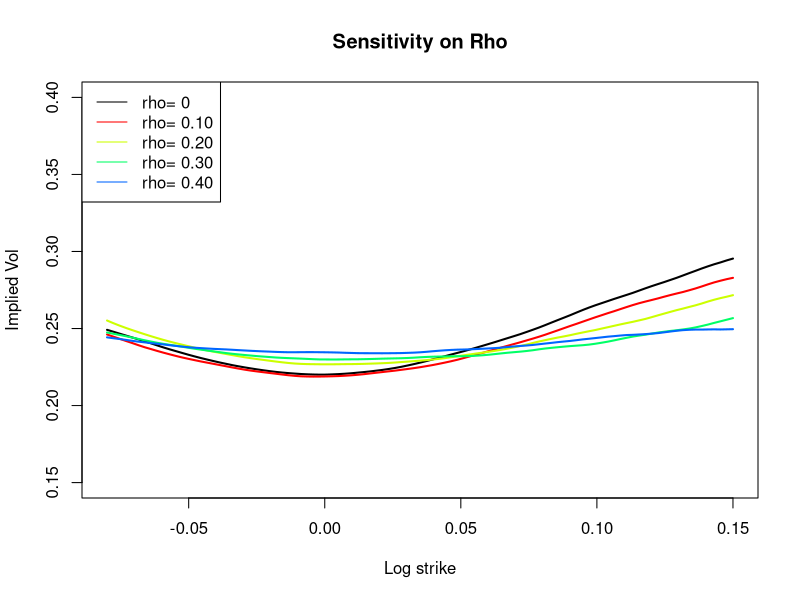

Generate this figure with R:
rm(list=ls())
library(MASS)
library(parallel)

bstar <- function(k, alpha){
  result <- ((k^(alpha+1) - (k-1)^(alpha+1)) / (alpha+1)) ^ (1/alpha)
  return(result)
}

BSImpliedVolCall <- function(S0, K, T, r, C)
{
  nK <- length(K);
  sigmaL <- rep(1e-10,nK);
  CL <- BSFormula(S0, K, T, r, sigmaL);
  sigmaH <- rep(10,nK);
  CH <- BSFormula(S0, K, T, r, sigmaH);
  while (mean(sigmaH - sigmaL) > 1e-10)
  {
    sigma <- (sigmaL + sigmaH)/2;
    CM <- BSFormula(S0, K, T, r, sigma);
    CL <- CL + (CM < C)*(CM-CL);
    sigmaL <- sigmaL + (CM < C)*(sigma-sigmaL);
    CH <- CH + (CM >= C)*(CM-CH);
    sigmaH <- sigmaH + (CM >= C)*(sigma-sigmaH);
  }
  return(sigma);
  
}

MyImpliedVolCall <- function(S0, K, T, r, C){
  sigmaL <- 1e-3
  sigmaH <- 10
  while(sigmaH-sigmaL > 1e-10){
    sigma <- (sigmaL + sigmaH)/2
    if(BSFormula(S0, K, T, r, sigma)==C) {break}
    else if(BSFormula(S0, K, T, r, sigma)>C) {sigmaH <- sigma}
    else{
      sigmaL <- sigma
    }
  }
  return(sigma)
}

BSFormula <- function(S0, K, T, r, sigma)
{
  x <- log(S0/K)+r*T;
  sig <- sigma*sqrt(T);
  d1 <- x/sig+sig/2;
  d2 <- d1 - sig;
  pv <- exp(-r*T);
  return( S0*pnorm(d1) - pv*K*pnorm(d2));
}

hybridScheme <- function(params){
  
  S0 <- params$S0
  xi <- params$xi
  eta <- params$eta
  alpha <- params$alpha
  rho <- params$rho
  
  #n = 100
  #kappa = 1
  covMatrix <- function(n, kappa){
    ### generate the covariance matrix
    ### @param n: the distance between two points is 1/n
    ### @param kappa: how many power low terms to include around zero
    
    sigma <- matrix(0, nrow=kappa+1, ncol=kappa+1)
    sigma[1,1] <- 1/n
    if(kappa==0){
      return (sigma)
    }
    else{
    for(j in 2:(kappa+1)){
      sigma[1, j] <- ((j-1)^(alpha+1)-(j-2)^(alpha+1)) / ((alpha+1)*n^(alpha+1))
      sigma[j, 1] <- ((j-1)^(alpha+1)-(j-2)^(alpha+1)) / ((alpha+1)*n^(alpha+1))
    }
    for(j in 2:(kappa+1)){
      for(k in 2:(kappa+1)){
        if(j==k){
          sigma[j,k] <- ((j-1)^(2*alpha+1)-(j-2)^(2*alpha+1)) / ((2*alpha+1)*n^(2*alpha+1))
        }
        else{
          #print(((j-1)(k-1))^(alpha+1) * f21hyper(1,2*(alpha+1),alpha+2,(k-1)/(k-j))) #- 
          #print(j)
          #print(k)
          #print((k-1)/(k-j))
          #print(hyperg_2F1(1,2*(alpha+1),alpha+2,(k-1)/(k-j)))
          #sigma[j,k] <- ((j-1)(k-1))^(alpha+1) * f21hyper(1,2*(alpha+1),alpha+2,(k-1)/(k-j)) #- 
          #               ((j-2)(k-2))^(alpha+1) * f21hyper(1,2*(alpha+1),alpha+2,(k-2)/(k-j))) /
          #               (j-k) * (alpha+1) * n^(2*alpha+1)  
          
        }
      }
    }
    #print(sigma)
    return(sigma)
    }
  }
  
  Simulation <- function(n, kappa, T, W, Z){
    #print(W)
    Gamma <- sapply(seq(1:floor(n*T)), function(x){(bstar(x, alpha)/n)^alpha}) 
    Gamma[1:kappa] <- 0
    Y2 <- convolve(Gamma, rev(W[,1]), type="open")[1:floor(n*T)]
    Y1 <- rep(0, floor(n*T))
    
    for(i in 1:floor(n*T)){
      Y1[i] <-0
      if (kappa!=0 ){
      for (k in 1:min(i,kappa)){
        Y1[i] = Y1[i] + W[i+1-k,k+1]
      }
      }
    }
    Y <- Y1+Y2 ## The simulated series of main interst
    v <- xi*exp(eta*sqrt(2*alpha+1)*Y - eta*eta/2*sapply(seq(1:floor(n*T)),function(x){(x/n)^(2*alpha+1)}))
    v <- c(xi, v[1:length(v)-1])
    S <- S0 * exp(sum(v^0.5*Z) - 1/2*sum(v)/n)
    return(S)
  }
  
  MC <- function(N, n, kappa, T){
    steps <- floor(n*T)
    W <- mvrnorm(steps*N, mu=rep(0, kappa+1), Sigma=covMatrix(n, kappa))
    Wperp <- rnorm(steps*N, sd=sqrt(1/n))
    Z <- rho * W[,1] + sqrt(1-rho*rho)*Wperp
    return(sapply(seq(1:N), function(loopNum){Simulation(n, kappa, T, W[(1+(loopNum-1)*steps):(loopNum*steps),],Z[(1+(loopNum-1)*steps):(loopNum*steps)])}))
  }
  return(MC)
}

impvol <- function(k, st, T){
  payoff <- (st > exp(k)) * (st - exp(k))
  return(BSImpliedVolCall(1, exp(k), T, 0, mean(payoff)))
}




params <- list(S0=1, xi=0.235^2, eta=1.9, alpha=-0.43, rho=-0.9)
T <- 0.041
n <- 1000 # step length is 1/n
paths <- 1e4
set.seed(9081)
finalPrices <- hybridScheme(params)(paths, n, 1, T)
summary(finalPrices)



vol <- function(k, finalP){sapply(k, function(x){impvol(x, finalP, T)})}
payoff <- function(k, finalP){sapply(k, function(x){mean((finalP > exp(x)) * (finalP - exp(x)))})}


# 
# # param2<- list(S0=1, xi=0.7, eta=1.9, alpha= -0.43, rho= -0.9)
# finalPrices2<- hybridScheme(params)(paths, n, 0, T)
# 
# save(finalPrices, file='finalPT1kappa1.rData')
# save(finalPrices2,file ='finalPT1kappa0.rData')
# 
# 
# curve(vol(x, finalPrices), from=-0.3, to=0.2, col='blue',
#       xlab="Log strike", ylab="Implied Vol", ylim= c(0, 0.55))
# curve(vol(x, finalPrices2),from=-0.18, to=0.08, add=TRUE, col='red')
# legend('topright', legend= c('kappa= 0', 'kappa= 1'), col= c('red', 'blue'), lty=1)
# title(main = 'T=1')
# 
# 

# 
# k<-5
# clr<- rainbow(k)
# finalP<- list()
# 
# 
# for (i in 1:k){
#   
#   param<- params
#   param$xi<- param$xi+0.01*i
#   print(i)
#   
#   finalP[[i]]<- hybridScheme(param)(paths, n,1,T)
# }
# save(finalP, file='finalP_xi.rData')
# 
# curve(vol(x, finalPrices), from=-0.15, to=0.15, col='black',
#       xlab="Log strike", ylab="Implied Vol", ylim= c(0.1, 0.55) ,lwd=2)
# 
# for (i in 1:k){
#   curve(vol(x, finalP[[i]]),from=-0.15, to=0.15, add=TRUE, col=clr[i], lwd=2)
# }
# 
# 
# 
# legend( 'topright',
#         legend=c ('xi= 0.235^2', 
#                   'xi= 0.235^2+ 0.01',
#                   'xi= 0.235^2+ 0.02',
#                   'xi= 0.235^2+ 0.03',
#                   'xi= 0.235^2+ 0.04',
#                   'xi= 0.235^2+ 0.05'), 
#         col = c('black', clr), lty=1)
# 
# 
# title( 'Sensitivity on Xi')




# 
# k<-3
# clr<- rainbow(k)
# finalP<- list()
# 
# 
# for (i in 1:k){
#   
#   param<- params
#   param$eta<- param$eta+0.3*i
#   print(i)
#   
#   finalP[[i]]<- hybridScheme(param)(paths, n,1,T)
# }
# save(finalP, file='finalP_eta.rData')
# 
# curve(vol(x, finalPrices), from=-0.15, to=0.15, col='black',
#       xlab="Log strike", ylab="Implied Vol", ylim= c(0.1, 0.55) ,lwd=2)
# 
# for (i in 1:k){
#   curve(vol(x, finalP[[i]]),from=-0.15, to=0.15, add=TRUE, col=clr[i], lwd=2)
# }
# 
# 
# 
# legend( 'topright',
#         legend=c ('eta= 1.9', 
#                   'eta= 2.2',
#                   'eta= 2.5',
#                   'eta= 2.8'), 
#         col = c('black', clr), lty=1)
# 
# 
# title( 'Sensitivity on Eta')
# 
# 
# 
# 
# 
# 
# 
# k<-4
# clr<- rainbow(k)
# finalP<- list()
# 
# 
# for (i in 1:k){
#   
#   param<- params
#   param$alpha<- param$alpha+0.02*i
#   print(i)
#   
#   finalP[[i]]<- hybridScheme(param)(paths, n,1,T)
# }
# save(finalP, file='finalP_alpha.rData')
# 
# curve(vol(x, finalPrices), from=-0.15, to=0.1, col='black',
#       xlab="Log strike", ylab="Implied Vol", ylim= c(0.1, 0.55) ,lwd=2)
# 
# for (i in 1:k){
#   curve(vol(x, finalP[[i]]),from=-0.18, to=0.1, add=TRUE, col=clr[i], lwd=2)
# }
# 
# 
# 
# legend( 'topright',
#         legend=c ('alpha= -0.43', 
#                   'alpha= -0.41',
#                   'alpha= -0.39',
#                   'alpha= -0.37',
#                   'alpha= -0.35'), 
#         col = c('black', clr), lty=1)
# 
# 
# title( 'Sensitivity on Alpha')









# 
# k<-4
# clr<- rainbow(k)
# finalP<- list()
# 
# 
# for (i in 1:k){
#   
#   param<- params
#   param$alpha<- param$alpha+0.1*i
#   print(i)
#   
#   finalP[[i]]<- hybridScheme(param)(paths, n,1,T)
# }
#   
# save(finalP, file='finalP_rho.rData')
# 
# curve(vol(x, finalPrices), from=-0.1, to=0.1, col='black',
#       xlab="Log strike", ylab="Implied Vol", ylim= c(0.1, 0.35) ,lwd=2)
# 
# for (i in 1:k){
#   curve(vol(x, finalP[[i]]),from=-0.1, to=0.1, add=TRUE, col=clr[i], lwd=2)
# }
# 
# 
# 
# legend( 'topright',
#         legend=c ('rho= -0.90', 
#                   'rho= -0.80',
#                   'rho= -0.70',
#                   'rho= -0.60',
#                   'rho= -0.50'), 
#         col = c('black', clr), lty=1)
# 
# 
# 
# 
# title( 'Sensitivity on Rho')





k<-5
clr<- rainbow(k)
finalP<- list()

params$rho<-0
finalPrices <- hybridScheme(params)(paths, n, 1, T)
summary(finalPrices)

for (i in 1:k){
  
  param<- params
  param$alpha<- param$alpha+0.1*i
  print(i)
  
  finalP[[i]]<- hybridScheme(param)(paths, n,1,T)
}

save(finalP, file='finalP_rho.rData')

curve(vol(x, finalPrices), from=-0.08, to=0.15, col='black',
      xlab="Log strike", ylab="Implied Vol", ylim= c(0.15, 0.4) ,lwd=2)

for (i in 1:(k-1)){
  curve(vol(x, finalP[[i]]),from=-0.08, to=0.15, add=TRUE, col=clr[i], lwd=2)
}



legend( 'topleft',
        legend=c ('rho= 0', 
                  'rho= 0.10',
                  'rho= 0.20',
                  'rho= 0.30',
                  'rho= 0.40'), 
        col = c('black', clr), lty=1)




title( 'Sensitivity on Rho')

